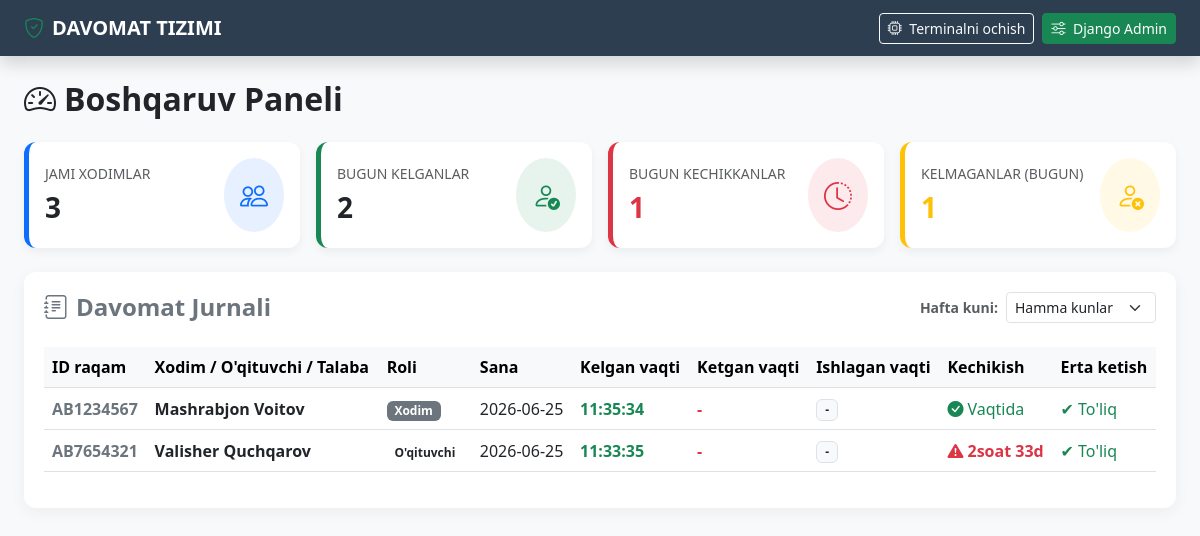
The app's page /dashboard/ (signed in), older data.
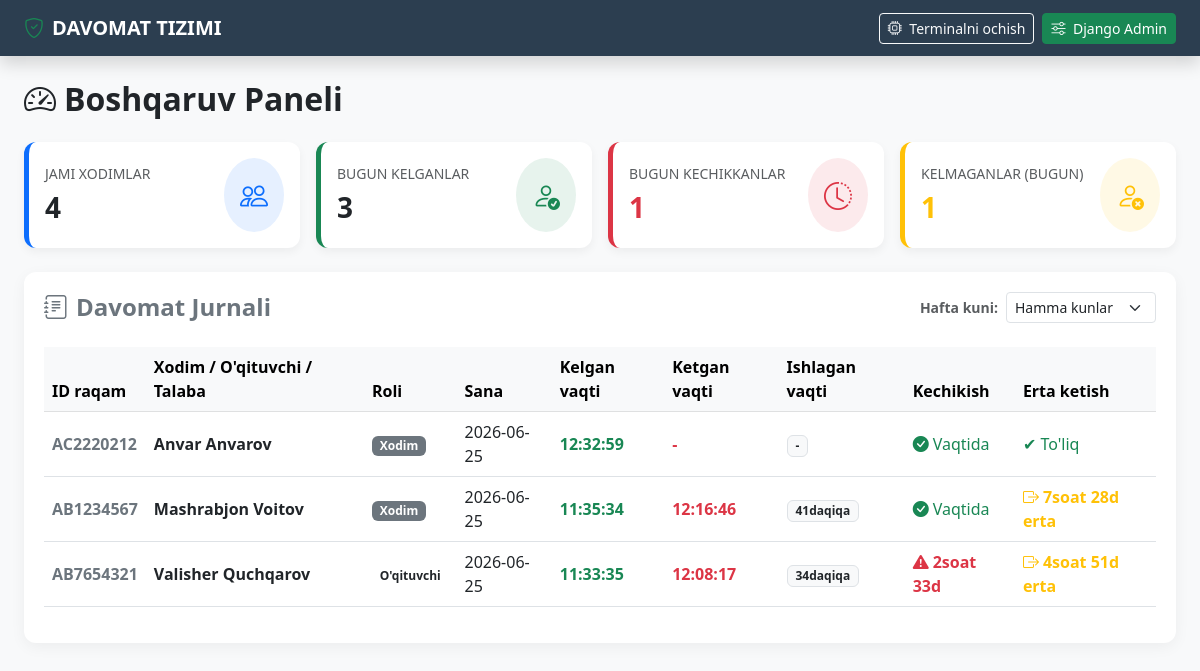
The same page, newer data.
### attendance/models.py (models this page shows, shortened)
class Attendance(models.Model):
    user = models.ForeignKey(CustomUser, on_delete=models.CASCADE, related_name='attendances')
    date = models.DateField(auto_now_add=True, verbose_name="Sana")
    check_in = models.TimeField(auto_now_add=True, verbose_name="Kelgan vaqti")
    check_out = models.TimeField(null=True, blank=True, verbose_name="Ketgan vaqti")
    minutes_spent = models.PositiveIntegerField(default=0, verbose_name="Ishlagan vaqti (daqiqa)")
    late_minutes = models.PositiveIntegerField(default=0, verbose_name="Kechikish (daqiqa)")
    early_out_minutes = models.PositiveIntegerField(default=0, verbose_name="Erta ketish (daqiqa)")
    class Meta:
        verbose_name = "Davomat"
        verbose_name_plural = "Davomatlar"

class CustomUser(AbstractBaseUser, PermissionsMixin):
    ROLE_CHOICES = [
        ('teacher', "O'qituvchi"),
        ('student', "Talaba"),
        ('staff', "Xodim"),
    ]
    staff_id = models.CharField(
        max_length=50,
        unique=True,
        verbose_name="ID raqami (Karta/Guvohnoma)"
    )
    first_name = models.CharField(max_length=150, verbose_name="Ismi")
    last_name = models.CharField(max_length=150, verbose_name="Familiyasi")
    email = models.EmailField(blank=True, null=True, verbose_name="Email")
    role = models.CharField(max_length=20, choices=ROLE_CHOICES, default='staff', verbose_name="Roli")
    default_hours = models.PositiveIntegerField(default=8, verbose_name="Standart kunlik ish soati")
    is_active = models.BooleanField(default=True, verbose_name="Faol")
    is_staff = models.BooleanField(default=False, verbose_name="Admin panelga kira oladi")
    date_joined = models.DateTimeField(auto_now_add=True)
    objects = CustomUserManager()
    USERNAME_FIELD = 'staff_id'
    REQUIRED_FIELDS = ['first_name', 'last_name']
    class Meta:
        verbose_name = "Foydalanuvchi"
        verbose_name_plural = "Foydalanuvchilar"
    def get_full_name(self):
        return f"{self.first_name} {self.last_name}"

### attendance/views.py (the view)
# urls.py: path('dashboard/', views.admin_dashboard, name='admin_dashboard'),
@login_required(login_url='login_page')
def admin_dashboard(request):
    if not request.user.is_staff:
        messages.error(request, "Sizda ushbu sahifaga ruxsat yo'q!")
        return redirect('login_page')
    role_filter = request.GET.get('role', '').strip()
    weekday_filter = request.GET.get('weekday', '').strip()
    attendances = Attendance.objects.all().select_related('user')
    if role_filter:
        attendances = attendances.filter(user__role=role_filter)
    if weekday_filter != '':
        django_weekday = (int(weekday_filter) + 1) % 7 + 1
        attendances = attendances.filter(date__weekday=django_weekday)
    attendances = attendances.order_by('-date', '-check_in')
    for att in attendances:
        def to_hours(minutes):
            if not minutes: return "-"
            h, m = minutes // 60, minutes % 60
            return f"{h}soat {m}d" if h > 0 else f"{m}daqiqa"
        att.readable_spent = to_hours(att.minutes_spent)
        att.readable_late = to_hours(att.late_minutes) if att.late_minutes > 0 else None
        att.readable_early = to_hours(att.early_out_minutes) if att.early_out_minutes > 0 else None
    today = timezone.now().date()
    total_users = CustomUser.objects.filter(is_active=True).count()
    attended_today = Attendance.objects.filter(date=today).count()
    late_today = Attendance.objects.filter(date=today, late_minutes__gt=0).count()
    absent_today = max(0, total_users - attended_today)
    context = {
        'attendances': attendances,
        'total_users': total_users,
        'attended_today': attended_today,
        'late_today': late_today,
        'absent_today': absent_today,
        'current_role': role_filter,
        'current_weekday': weekday_filter,
    }
    return render(request, 'attendance/dashboard.html', context)

### template/attendance/dashboard.html (shortened to what the changed rows need)
<!DOCTYPE html>
<html lang="uz">
<head>
    <link href="https://cdn.jsdelivr.net/npm/bootstrap@5.3.0/dist/css/bootstrap.min.css" rel="stylesheet">
    <link rel="stylesheet" href="https://cdn.jsdelivr.net/npm/bootstrap-icons@1.10.5/font/bootstrap-icons.css">
</head>
<body>
<div class="container-fluid px-4">
    <h2 class="fw-bold text-dark mb-4"><i class="bi bi-speedometer2 me-2"></i>Boshqaruv Paneli</h2>
    <div class="row g-3 mb-4">
        <div class="col-12 col-sm-6 col-lg-3">
            <div class="card card-stat bg-white text-dark p-3 border-start border-primary border-5">
                <div class="d-flex justify-content-between align-items-center">
                    <div>
                        <h6 class="text-muted small text-uppercase">Jami Xodimlar</h6>
                        <h3 class="fw-bold mb-0">{{ total_users }}</h3>
                    </div>
                </div>
            </div>
        </div>
        <div class="col-12 col-sm-6 col-lg-3">
            <div class="card card-stat bg-white text-dark p-3 border-start border-success border-5">
                <div class="d-flex justify-content-between align-items-center">
                    <div>
                        <h6 class="text-muted small text-uppercase">Bugun Kelganlar</h6>
                        <h3 class="fw-bold mb-0">{{ attended_today }}</h3>
                    </div>
                </div>
            </div>
        </div>
    </div>
    <div class="table-container mb-5">
        <div class="table-responsive">
            <table class="table table-hover align-middle">
                <thead class="table-light">
                    <tr>
                        <th>ID raqam</th>
                        <th>Xodim / O'qituvchi / Talaba </th>
                        <th>Roli</th>
                        <th>Sana</th>
                        <th>Kelgan vaqti</th>
                        <th>Ketgan vaqti</th>
                        <th>Ishlagan vaqti</th>
                        <th>Kechikish</th>
                        <th>Erta ketish</th>
                    </tr>
                </thead>
                <tbody>
                    {% for att in attendances %}
                    <tr>
                        <td class="fw-bold text-secondary">{{ att.user.staff_id }}</td>
                        <td class="fw-bold">{{ att.user.get_full_name }}</td>
                        <td>
                            <span class="badge {% if att.user.role == 'teacher' %}bg-purple text-dark style='background-color:#e1bfc7' {% elif att.user.role == 'student' %}bg-info text-dark{% else %}bg-secondary{% endif %}">
                                {{ att.user.get_role_display }}
                            </span>
                        </td>
                        <td>{{ att.date|date:"Y-m-d" }}</td>
                        <td class="text-success fw-bold">{{ att.check_in|time:"H:i:s" }}</td>
                        <td class="text-danger fw-bold">{% if att.check_out %}{{ att.check_out|time:"H:i:s" }}{% else %}-{% endif %}</td>
                        <td><span class="badge bg-light text-dark border px-2 py-1">{{ att.readable_spent }}</span></td>
                        <td>
                            {% if att.readable_late %}
                                <span class="text-danger fw-bold"><i class="bi bi-exclamation-triangle-fill me-1"></i>{{ att.readable_late }}</span>
                            </td>
                            {% else %}
                                <span class="text-success"><i class="bi bi-check-circle-fill me-1"></i>Vaqtida</span>
                            {% endif %}
                        </td>
                        <td>
                            {% if att.readable_early %}
                                <span class="text-warning fw-bold"><i class="bi bi-box-arrow-right me-1"></i>{{ att.readable_early }} erta</span>
                            {% else %}
                                <span class="text-success">✔ To'liq</span>
                            {% endif %}
                        </td>
                    </tr>
                    {% empty %}
                    <tr>
                        <td colspan="9" class="text-center text-muted py-4">Hech qanday davomat ma'lumoti topilmadi.</td>
                    </tr>
                    {% endfor %}
                </tbody>
            </table>
        </div>
    </div>
</div>
</body>
</html>

Row changes from the older to the newer data that the page shows:
added Attendance: user.staff_id "AC2220212", user.get_full_name "Anvar Anvarov", user.role "Xodim", date "2026-06-25", check_in "12:32:59", readable_spent "-", shows "Vaqtida", shows "✔ To'liq"
changed Attendance "AB1234567": check_out (not shown) → "12:16:46"; readable_spent "-" → "41daqiqa"; readable_early (not shown) → "7soat 28d"; text "✔ To'liq" → "erta"; no longer shows "-"
changed Attendance "2soat 33d": check_out (not shown) → "12:08:17"; readable_spent "-" → "34daqiqa"; readable_early (not shown) → "4soat 51d"; text "✔ To'liq" → "erta"; no longer shows "-"
Text that changed along with them:
{{ total_users }}: "3" → "4"
{{ attended_today }}: "2" → "3"
